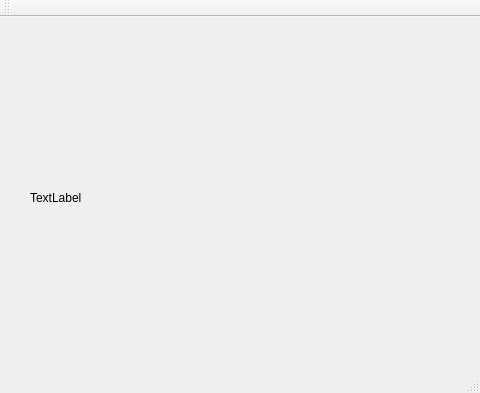
<?xml version="1.0" encoding="UTF-8"?>
<ui version="4.0">
 <class>MainWindow</class>
 <widget class="QMainWindow" name="MainWindow">
  <property name="geometry">
   <rect>
    <x>0</x>
    <y>0</y>
    <width>480</width>
    <height>393</height>
   </rect>
  </property>
  <property name="windowTitle">
   <string>MainWindow</string>
  </property>
  <widget class="QWidget" name="centralWidget">
   <widget class="QLabel" name="label_face">
    <property name="geometry">
     <rect>
      <x>30</x>
      <y>60</y>
      <width>411</width>
      <height>241</height>
     </rect>
    </property>
    <property name="text">
     <string>TextLabel</string>
    </property>
   </widget>
  </widget>
  <widget class="QMenuBar" name="menuBar">
   <property name="geometry">
    <rect>
     <x>0</x>
     <y>0</y>
     <width>480</width>
     <height>23</height>
    </rect>
   </property>
  </widget>
  <widget class="QToolBar" name="mainToolBar">
   <attribute name="toolBarArea">
    <enum>TopToolBarArea</enum>
   </attribute>
   <attribute name="toolBarBreak">
    <bool>false</bool>
   </attribute>
  </widget>
  <widget class="QStatusBar" name="statusBar"/>
 </widget>
 <layoutdefault spacing="6" margin="11"/>
 <resources/>
 <connections/>
</ui>
